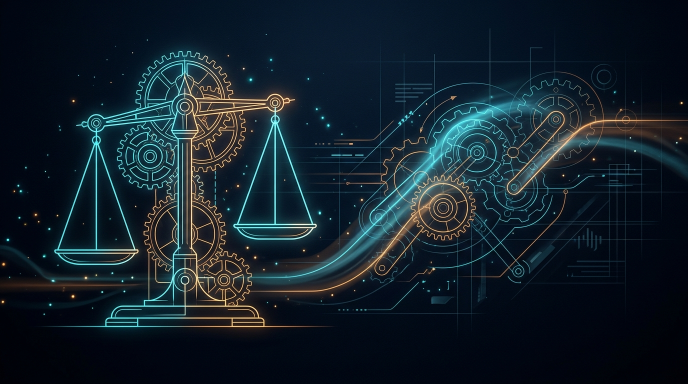
#> input picture steam成果製作/成果展繳交資料/steam-gigo-balance-deck/images/cover_bg.png, 1376 x 768 px, found by its file name (shown at 1/2 size)
$ python generate_3d_deck_scenes.py
#> lines starting #> are read from the running program, lines starting #| are printed output that depends on the picture
#!/usr/bin/env python3
# -*- coding: utf-8 -*-
"""
生成拉桿對比專屬 3D 立體渲染場景圖與高畫質科技背景
1. viz_traditional_scale.png: 3D 立體金屬指針彈簧秤（傳統讀數痛點）
2. viz_steam_balance.png: 3D 立體智高積木等臂天平與彩色微調積木（STEAM創客典範）
3. conflict_bg.png: 重力擾動力線背景
4. balance_bg.png: 精密等臂力矩平衡背景
5. ending_bg.png: 未來展望粒子星空背景
"""

import os
import math
from PIL import Image, ImageDraw, ImageFilter, ImageEnhance

OUT_DIR = r"d:\antui\steam成果製作\成果展繳交資料\steam-gigo-balance-deck\images"
os.makedirs(OUT_DIR, exist_ok=True)

# 讀取現有 AI cover_bg 作為色調參考
cover_path = os.path.join(OUT_DIR, "cover_bg.png")
ai_cover = None
if os.path.exists(cover_path):
    try:
        ai_cover = Image.open(cover_path).convert("RGB")
#> ai_cover is the input picture: PIL image 1376x768 RGB; mean R, G, B 18.3, 32.1, 42
    except Exception:
        ai_cover = None

# ==============================================================================
# 1. 繪製 3D 立體傳統指針彈簧秤 (viz_traditional_scale.png)
# ==============================================================================
def create_3d_traditional_scale():
    w, h = 1200, 800
    im = Image.new("RGBA", (w, h), (15, 20, 32, 255))
    d = ImageDraw.Draw(im)

    # 1.1 冷調壓抑環境背景與幾何網格
    for y in range(0, h, 40):
        d.line([(0, y), (w, y)], fill=(25, 30, 48, 120), width=1)
    for x in range(0, w, 40):
        d.line([(x, 0), (x, h)], fill=(25, 30, 48, 120), width=1)

    # 1.2 散落的枯燥試卷與繁複公式（立體斜角紙張）
    def draw_paper(x, y, pw, ph, angle_deg):
#> called with x = 150, y = 520, pw = 260, ph = 160, angle_deg = -12
        paper = Image.new("RGBA", (pw, ph), (240, 240, 245, 140))
        pd = ImageDraw.Draw(paper)
        # 模擬繁雜公式線條
        for py in range(15, ph - 15, 12):
            pd.line([(15, py), (pw - 20, py)], fill=(120, 130, 150, 160), width=2)
        rotated = paper.rotate(angle_deg, expand=True, resample=Image.BICUBIC)
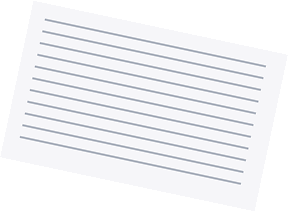
#> rotated: PIL image 288x212 RGBA; mean R, G, B, A 153.5, 154.5, 159, 96.9; transparent parts drawn white
        im.paste(rotated, (x, y), rotated)

    draw_paper(150, 520, 260, 160, -12)
    draw_paper(780, 500, 280, 180, 15)
#> call 2 of draw_paper, with x = 780, y = 500, pw = 280, ph = 180, angle_deg = 15
#> in draw_paper (call 2), `rotated = paper.rotate(angle_deg, expand=True, resample=Image.BICUBIC)`:
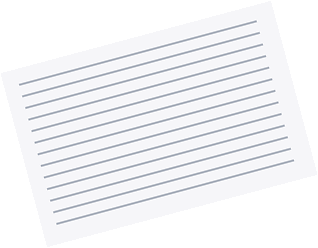
#> rotated: PIL image 318x248 RGBA; mean R, G, B, A 143.4, 144.4, 148.7, 91; transparent parts drawn white
    draw_paper(220, 560, 240, 140, 5)

    # 1.3 秤的底部陰影（橢圓模糊）
    shadow = Image.new("RGBA", (w, h), (0, 0, 0, 0))
#> shadow: PIL image 1200x800 RGBA; every value is 0
    sd = ImageDraw.Draw(shadow)
    sd.ellipse([450, 560, 750, 680], fill=(0, 0, 0, 180))
    shadow = shadow.filter(ImageFilter.GaussianBlur(30))
    im.paste(shadow, (0, 0), shadow)

    # 1.4 立體梯形金屬機身（帶有立體金屬漸層與邊緣反光）
    body_overlay = Image.new("RGBA", (w, h), (0, 0, 0, 0))
    bd = ImageDraw.Draw(body_overlay)
    # 主機身多邊形（正面）
    pts_front = [(500, 320), (700, 320), (740, 600), (460, 600)]
    bd.polygon(pts_front, fill=(40, 45, 65, 255), outline=(70, 80, 110, 255))
    # 側面立體厚度
    pts_side = [(700, 320), (730, 310), (770, 580), (740, 600)]
    bd.polygon(pts_side, fill=(28, 32, 48, 255), outline=(60, 70, 95, 255))

    # 1.5 頂部立體金屬托盤（立體厚度橢圓）
    # 托盤支柱
    bd.rectangle([585, 230, 615, 320], fill=(70, 75, 95, 255), outline=(100, 110, 135, 255))
    # 托盤厚度
    bd.ellipse([420, 205, 780, 265], fill=(50, 55, 75, 255), outline=(90, 100, 125, 255))
    bd.ellipse([420, 195, 780, 255], fill=(95, 105, 130, 255), outline=(140, 155, 185, 255))
    # 托盤內凹陰影
    bd.ellipse([450, 205, 750, 245], fill=(65, 72, 92, 255))

    # 1.6 正面圓形指針錶盤（帶有玻璃反光與密密麻麻的刻度）
    cx, cy = 600, 460
    r = 110
    bd.ellipse([cx - r - 8, cy - r - 8, cx + r + 8, cy + r + 8], fill=(30, 35, 50, 255), outline=(90, 105, 135, 255))
    bd.ellipse([cx - r, cy - r, cx + r, cy + r], fill=(230, 232, 238, 255), outline=(50, 60, 80, 255))

    # 刻度環（密集細刻度，刻畫「傳統看錯」的痛點）
    for i in range(60):
        angle = math.radians(i * 6 - 90)
        is_major = (i % 5 == 0)
        len_tick = 14 if is_major else 7
        color_tick = (180, 30, 30, 255) if (is_major and i % 15 == 0) else (40, 45, 60, 255)
        x1 = cx + (r - 4) * math.cos(angle)
        y1 = cy + (r - 4) * math.sin(angle)
        x2 = cx + (r - 4 - len_tick) * math.cos(angle)
        y2 = cy + (r - 4 - len_tick) * math.sin(angle)
        bd.line([(x1, y1), (x2, y2)], fill=color_tick, width=2 if is_major else 1)

    # 紅色歪斜指針（未歸零，指向偏位）
    ptr_angle = math.radians(-55)
    px = cx + (r - 20) * math.cos(ptr_angle)
    py = cy + (r - 20) * math.sin(ptr_angle)
    bd.line([(cx, cy), (px, py)], fill=(225, 45, 45, 255), width=4)
    bd.ellipse([cx - 8, cy - 8, cx + 8, cy + 8], fill=(40, 45, 60, 255))
    bd.ellipse([cx - 4, cy - 4, cx + 4, cy + 4], fill=(225, 45, 45, 255))

    # 錶盤玻璃反光弧線
    bd.arc([cx - r + 15, cy - r + 15, cx + r - 15, cy + r - 15], 210, 330, fill=(255, 255, 255, 180), width=4)

    # 警告驚嘆標記（浮空發光警示）
    bd.circle = lambda x, y, cr, fill: bd.ellipse([x-cr, y-cr, x+cr, y+cr], fill=fill)
    bd.circle(380, 360, 32, (239, 68, 68, 220))
    bd.rectangle([376, 342, 384, 364], fill=(255, 255, 255, 255))
    bd.circle(380, 374, 4, (255, 255, 255, 255))

    im.paste(body_overlay, (0, 0), body_overlay)
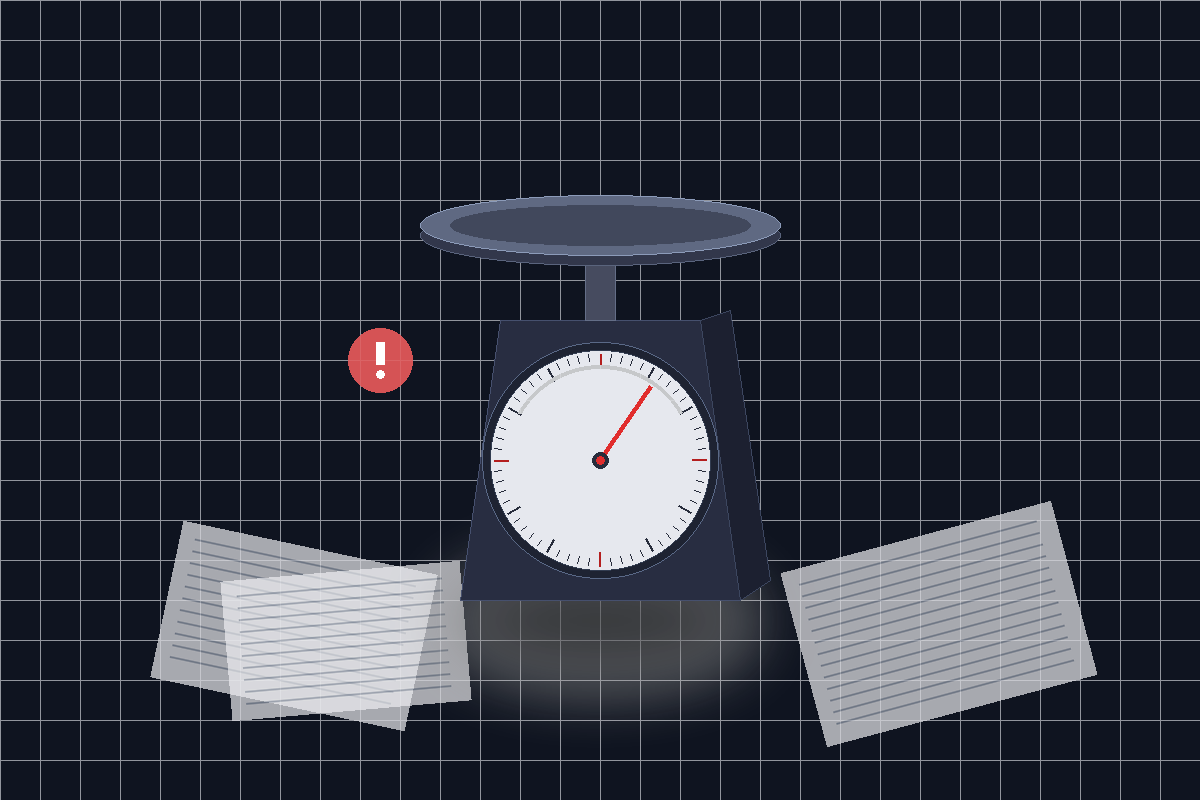
#> im: PIL image 1200x800 RGBA; mean R, G, B, A 39.8, 43.9, 55.9, 240.3; transparent parts drawn white

    out_path = os.path.join(OUT_DIR, "viz_traditional_scale.png")
    im.save(out_path, quality=95)
    print(f"✅ Generated 3D Traditional Scale: {out_path}")

# ==============================================================================
# 2. 繪製 3D 立體 STEAM 智高彩色等臂天平 (viz_steam_balance.png)
# ==============================================================================
def create_3d_steam_balance():
    w, h = 1200, 800
    im = Image.new("RGBA", (w, h), (8, 28, 26, 255))
    d = ImageDraw.Draw(im)

    # 2.1 溫暖創客工坊微光背景與透視格線
    for y in range(0, h, 35):
        d.line([(0, y), (w, y)], fill=(16, 60, 50, 100), width=1)
    for x in range(0, w, 35):
        d.line([(x, 0), (x, h)], fill=(16, 60, 50, 100), width=1)

    # 2.2 底部光暈與投影
    glow = Image.new("RGBA", (w, h), (0, 0, 0, 0))
    gd = ImageDraw.Draw(glow)
    gd.ellipse([300, 580, 900, 720], fill=(34, 197, 94, 60))
    gd.ellipse([450, 600, 750, 680], fill=(0, 0, 0, 190))
    glow = glow.filter(ImageFilter.GaussianBlur(35))
    im.paste(glow, (0, 0), glow)

    steam_layer = Image.new("RGBA", (w, h), (0, 0, 0, 0))
    sd = ImageDraw.Draw(steam_layer)

    # 2.3 智高積木梯形立體底座（青藍色 + 模組卡扣孔）
    base_front = [(480, 560), (720, 560), (760, 650), (440, 650)]
    sd.polygon(base_front, fill=(14, 116, 144, 255), outline=(79, 195, 247, 255))
    base_top = [(480, 560), (510, 540), (750, 540), (720, 560)]
    sd.polygon(base_top, fill=(6, 182, 212, 255), outline=(125, 211, 252, 255))
    # 底座圓形孔洞
    for bx in range(480, 720, 45):
        sd.ellipse([bx, 600, bx + 22, 622], fill=(8, 47, 73, 255), outline=(56, 189, 248, 200))

    # 2.4 立體中央支柱與旋轉中軸
    sd.rectangle([580, 240, 620, 560], fill=(2, 132, 199, 255), outline=(56, 189, 248, 255))
    # 軸心立體球體
    sd.ellipse([570, 220, 630, 280], fill=(234, 88, 12, 255), outline=(254, 215, 170, 255))
    sd.ellipse([585, 235, 615, 265], fill=(251, 146, 60, 255))

    # 2.5 對稱等臂橫樑（亮黃/琥珀色立體長條積木，左右各 10 個孔洞）
    beam_front = [(150, 235), (1050, 235), (1050, 275), (150, 275)]
    sd.polygon(beam_front, fill=(245, 158, 11, 255), outline=(254, 240, 138, 255))
    beam_top = [(150, 235), (170, 220), (1070, 220), (1050, 235)]
    sd.polygon(beam_top, fill=(251, 191, 36, 255), outline=(254, 249, 195, 255))
    # 橫樑等距積木孔（左10孔 + 右10孔）
    for k in range(21):
        hx = 180 + k * 42
        if abs(hx - 600) > 25: # 避開中心軸
            sd.ellipse([hx, 245, hx + 18, 265], fill=(120, 53, 15, 255), outline=(253, 230, 138, 200))

    # 2.6 垂直校準指針（居中筆直指向水平基準）
    sd.line([(600, 250), (600, 480)], fill=(34, 197, 94, 255), width=6)
    sd.polygon([(592, 475), (608, 475), (600, 500)], fill=(34, 197, 94, 255))
    # 水平指示基準框
    sd.rounded_rectangle([560, 510, 640, 530], radius=4, fill=(15, 23, 42, 255), outline=(34, 197, 94, 255))
    sd.line([(600, 510), (600, 530)], fill=(34, 197, 94, 255), width=3)

    # 2.7 左右兩側立體懸吊托盤（綠色高質感吊架）
    def draw_pan_and_weights(px, py, is_left=True):
        # 吊線
        sd.line([(px - 70, 275), (px - 100, py)], fill=(74, 222, 128, 255), width=4)
        sd.line([(px + 70, 275), (px + 100, py)], fill=(74, 222, 128, 255), width=4)
        # 托盤
        sd.ellipse([px - 110, py - 10, px + 110, py + 40], fill=(22, 101, 52, 255), outline=(74, 222, 128, 255))
        sd.ellipse([px - 110, py - 20, px + 110, py + 30], fill=(34, 197, 94, 255), outline=(134, 239, 172, 255))
        sd.ellipse([px - 90, py - 15, px + 90, py + 22], fill=(20, 83, 45, 255))

        if is_left:
            # 左盤放待測物：立體橡皮擦（白色與藍色斜角立方體）
            sd.polygon([(px - 35, py - 5), (px + 25, py - 5), (px + 45, py - 35), (px - 15, py - 35)], fill=(226, 232, 240, 255), outline=(148, 163, 184, 255))
            sd.polygon([(px - 35, py - 5), (px + 25, py - 5), (px + 25, py + 15), (px - 35, py + 15)], fill=(59, 130, 246, 255), outline=(37, 99, 235, 255))
            sd.polygon([(px + 25, py - 5), (px + 45, py - 35), (px + 45, py - 15), (px + 25, py + 15)], fill=(29, 78, 216, 255))
        else:
            # 右盤堆疊 6 個立體 5g 彩色小積木（達成完美平衡）
            colors = [
                (234, 179, 8), (239, 68, 68), (59, 130, 246),
                (168, 85, 247), (234, 88, 12), (34, 197, 94)
            ]
            offsets = [(-40, 0), (-10, 0), (20, 0), (-25, -20), (5, -20), (-10, -40)]
            for (ox, oy), col in zip(offsets, colors):
                bx, by = px + ox, py + oy
                sd.polygon([(bx, by), (bx + 24, by), (bx + 24, by + 18), (bx, by + 18)], fill=col, outline=(255, 255, 255, 180))
                sd.polygon([(bx, by), (bx + 10, by - 8), (bx + 34, by - 8), (bx + 24, by)], fill=(min(255, col[0]+40), min(255, col[1]+40), min(255, col[2]+40)))

    draw_pan_and_weights(220, 430, is_left=True)
    draw_pan_and_weights(980, 430, is_left=False)

    # 完美平衡打勾與發光皇冠標誌
    sd.circle = lambda x, y, cr, fill: sd.ellipse([x-cr, y-cr, x+cr, y+cr], fill=fill)
    sd.circle(600, 140, 36, (34, 197, 94, 240))
    # 勾勾
    sd.line([(586, 140), (596, 152), (616, 130)], fill=(255, 255, 255, 255), width=6)

    im.paste(steam_layer, (0, 0), steam_layer)
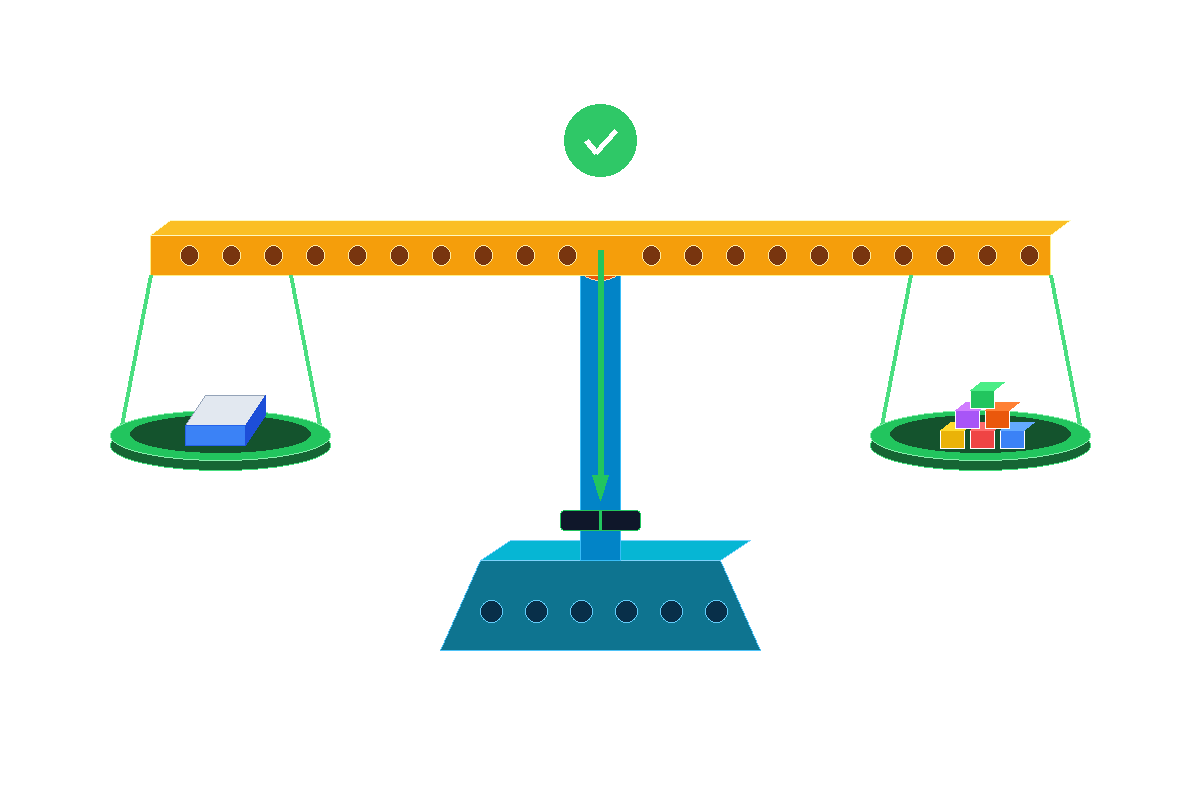
#> steam_layer: PIL image 1200x800 RGBA; mean R, G, B, A 15, 19, 11.8, 32.5; transparent parts drawn white
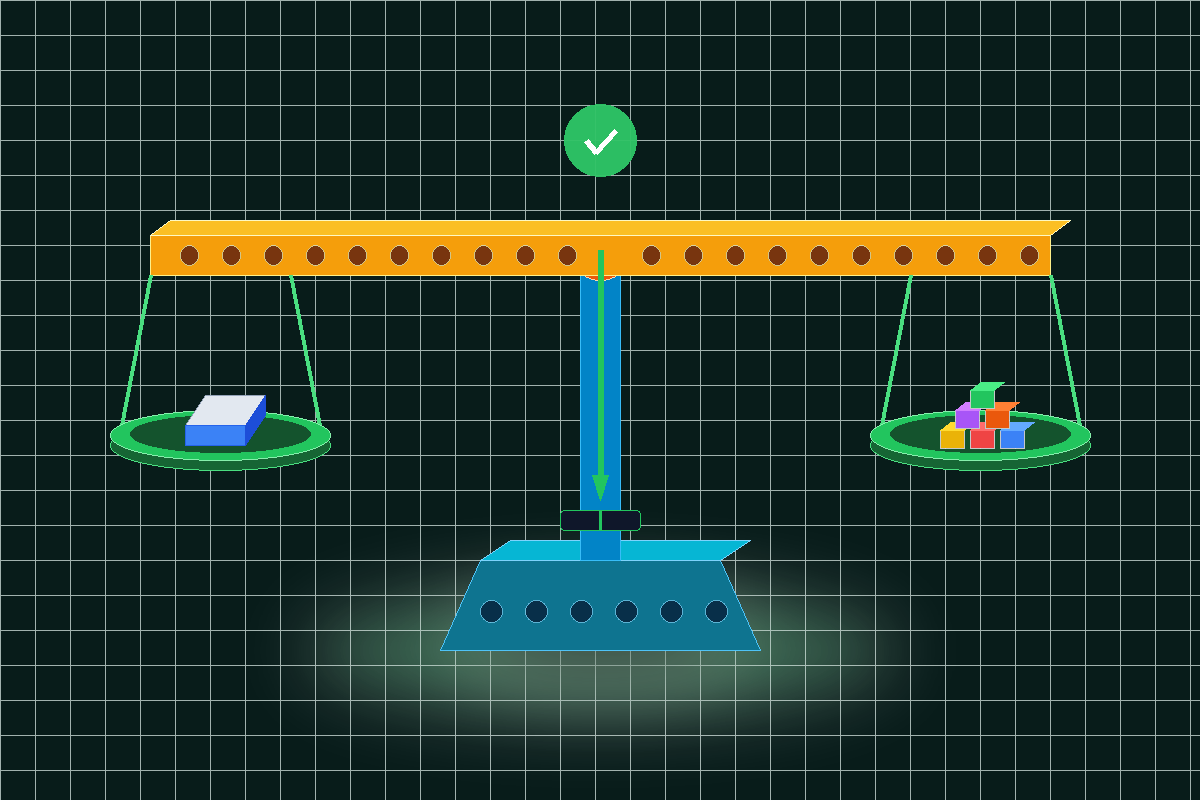
#> im: PIL image 1200x800 RGBA; mean R, G, B, A 22.4, 45.9, 35.9, 244.1; transparent parts drawn white

    out_path = os.path.join(OUT_DIR, "viz_steam_balance.png")
    im.save(out_path, quality=95)
    print(f"✅ Generated 3D STEAM Balance: {out_path}")

# ==============================================================================
# 3. 依據 AI cover_bg 調性渲染高畫質背景 (conflict_bg, balance_bg, ending_bg)
# ==============================================================================
def create_themed_backgrounds():
    w, h = 1920, 1080

    # 3.1 conflict_bg.png: 深紫藍手感擾動力線背景
    im_c = Image.new("RGB", (w, h), (13, 16, 28))
    dc = ImageDraw.Draw(im_c)
    # 動態力線
    for i in range(12):
        y = 200 + i * 60
        dc.arc([100, y - 100, w - 100, y + 100], 190, 350, fill=(232, 100, 58, 70), width=3)
    # 柔和模糊
    overlay_c = Image.new("RGBA", (w, h), (0, 0, 0, 0))
#> overlay_c: PIL image 1920x1080 RGBA; every value is 0
    ocd = ImageDraw.Draw(overlay_c)
    ocd.ellipse([300, 200, 900, 800], fill=(232, 100, 58, 45))
    ocd.ellipse([w - 900, 300, w - 300, 900], fill=(79, 195, 247, 40))
    overlay_c = overlay_c.filter(ImageFilter.GaussianBlur(90))
    im_c.paste(overlay_c, (0, 0), overlay_c)
    im_c.save(os.path.join(OUT_DIR, "conflict_bg.png"), quality=95)
    print("✅ Generated conflict_bg.png")

    # 3.2 balance_bg.png: 精密等臂力矩平衡背景
    im_b = Image.new("RGB", (w, h), (8, 22, 28))
    db = ImageDraw.Draw(im_b)
    # 科技幾何同心圓與精密水平刻線
    cx, cy = w // 2, h // 2
    for r in [200, 350, 500]:
        db.ellipse([cx - r, cy - r, cx + r, cy + r], outline=(79, 195, 247, 25), width=2)
    db.line([(100, cy), (w - 100, cy)], fill=(129, 199, 132, 70), width=3)
    db.line([(cx, 100), (cx, h - 100)], fill=(79, 195, 247, 50), width=2)
    overlay_b = Image.new("RGBA", (w, h), (0, 0, 0, 0))
    obd = ImageDraw.Draw(overlay_b)
    obd.ellipse([cx - 400, cy - 300, cx + 400, cy + 300], fill=(79, 195, 247, 35))
    obd.ellipse([cx - 200, cy - 150, cx + 200, cy + 150], fill=(129, 199, 132, 30))
    overlay_b = overlay_b.filter(ImageFilter.GaussianBlur(80))
    im_b.paste(overlay_b, (0, 0), overlay_b)
    im_b.save(os.path.join(OUT_DIR, "balance_bg.png"), quality=95)
    print("✅ Generated balance_bg.png")

    # 3.3 ending_bg.png: 未來展望粒子星空背景
    im_e = Image.new("RGB", (w, h), (10, 14, 24))
    de = ImageDraw.Draw(im_e)
    # 飄升粒子
    import random
    random.seed(42)
    for _ in range(250):
        px = random.randint(50, w - 50)
        py = random.randint(50, h - 50)
        pr = random.randint(2, 6)
        col = random.choice([(79, 195, 247), (129, 199, 132), (255, 183, 77), (232, 100, 58)])
        de.ellipse([px, py, px + pr, py + pr], fill=col)
    overlay_e = Image.new("RGBA", (w, h), (0, 0, 0, 0))
    oed = ImageDraw.Draw(overlay_e)
    oed.ellipse([w // 2 - 500, 300, w // 2 + 500, 900], fill=(129, 199, 132, 45))
    oed.ellipse([200, 200, 700, 700], fill=(79, 195, 247, 35))
    overlay_e = overlay_e.filter(ImageFilter.GaussianBlur(95))
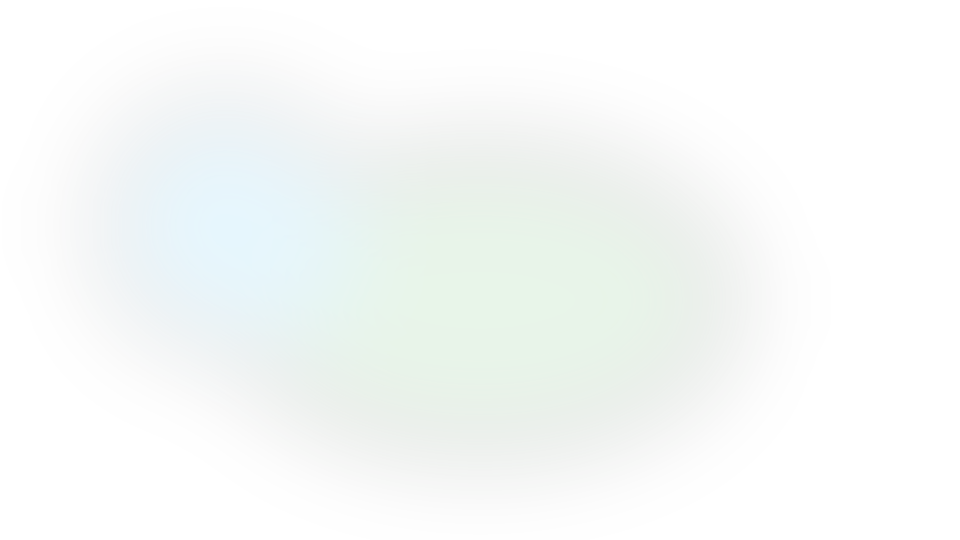
#> overlay_e: PIL image 1920x1080 RGBA (shown at 1/2 size); mean R, G, B, A 33.6, 58.8, 50.1, 12.4; transparent parts drawn white
    im_e.paste(overlay_e, (0, 0), overlay_e)
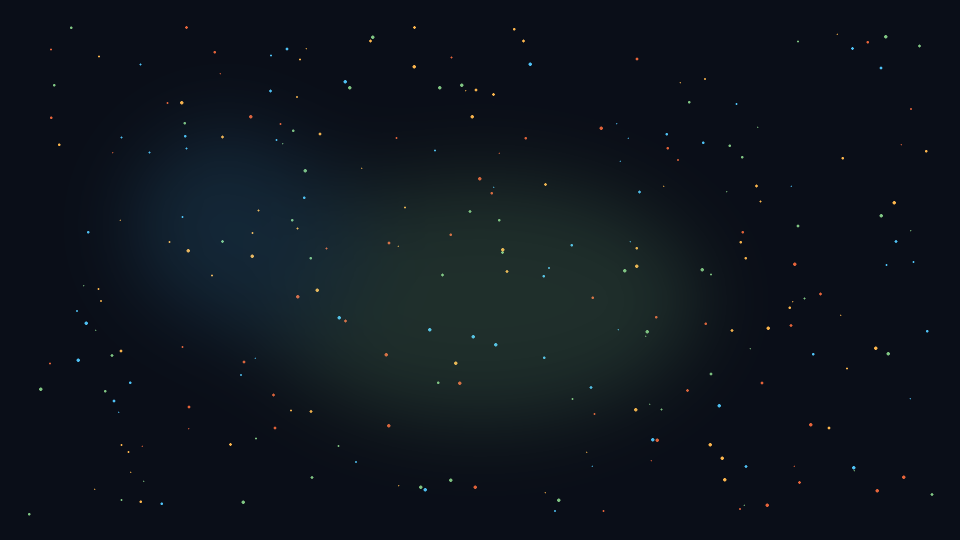
#> im_e: PIL image 1920x1080 RGB (shown at 1/2 size); mean R, G, B 14, 20.7, 28.9
    im_e.save(os.path.join(OUT_DIR, "ending_bg.png"), quality=95)
    print("✅ Generated ending_bg.png")

if __name__ == "__main__":
    create_3d_traditional_scale()
    create_3d_steam_balance()
    create_themed_backgrounds()
    print("🎉 All 3D and themed background assets successfully created!")
